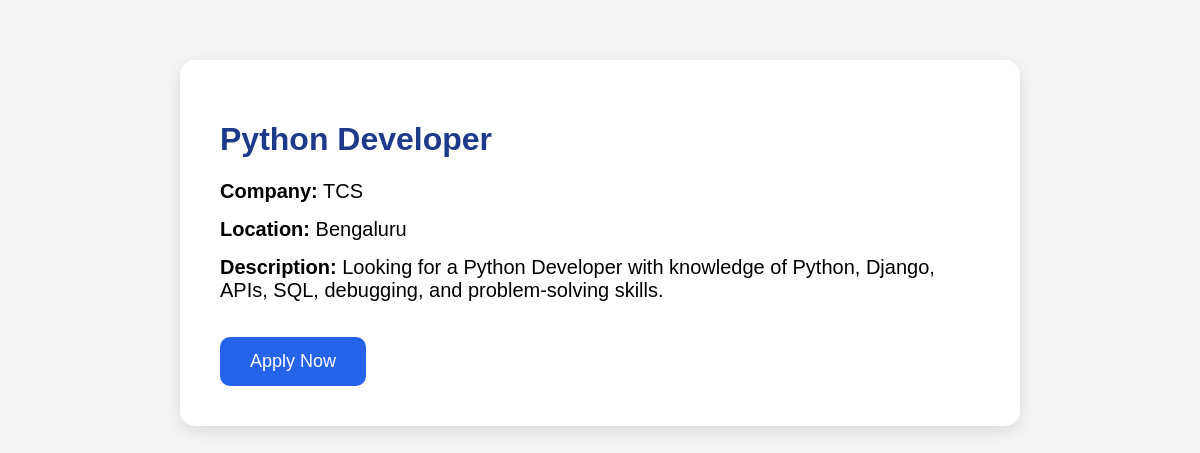
Screenshot of /job/2/ with the database file from the repository.
### jobs/models.py (models this page shows, shortened)
class Job(models.Model):
    title = models.CharField(max_length=100)
    company = models.CharField(max_length=100)
    location = models.CharField(max_length=100)
    description = models.TextField()

### jobs/views.py (the view)
# urls.py: path('job/<int:job_id>/', views.job_detail, name='job_detail'),
def job_detail(request, job_id):
    job = Job.objects.get(id=job_id)
    return render(request, 'job_detail.html', {'job': job})

### templates/job_detail.html (shortened to what this page needs)
<html>
<head>
</head>
<body>
<div class="container">
    <div class="job-card">
        <h1>{{ job.title }}</h1>
        <p><strong>Company:</strong> {{ job.company }}</p>
        <p><strong>Location:</strong> {{ job.location }}</p>
        <p><strong>Description:</strong> {{ job.description }}</p>
        <a href="/apply/{{ job.id }}/" class="apply-btn">
            Apply Now
        </a>
    </div>
</div>
</body>
</html>

### templates/job_detail.html (style rules this page uses)
body { font-family: Arial, sans-serif; background:#f4f4f4; margin:0; padding:0; }
.container { width:70%; margin:60px auto; }
.job-card { background:white; padding:40px; border-radius:15px; box-shadow:0 5px 15px rgba(0,0,0,0.1); }
h1 { color:#1e3a8a; }
p { font-size:20px; margin:15px 0; }
.apply-btn { display:inline-block; background:#2563eb; color:white; text-decoration:none; padding:14px 30px; border-radius:10px; margin-top:20px; font-size:18px; }

### rows the page displays
Job: title "Python Developer", company "TCS", location "Bengaluru", description "Looking for a Python Developer with knowledge of Python, Django, APIs, SQL, debugging, and problem-solving skills."
